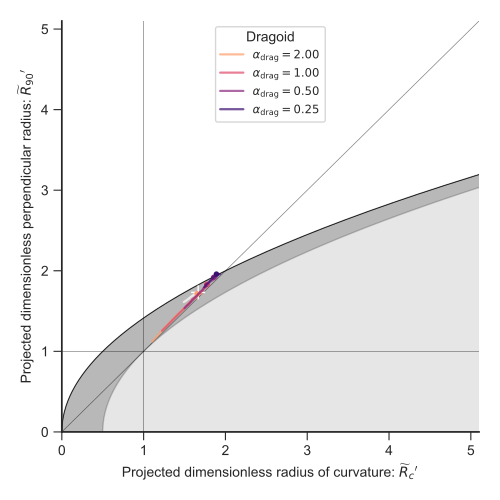

The script that drew this image:
import sys
import numpy as np
from matplotlib import pyplot as plt
import matplotlib.ticker
import seaborn as sns
import bow_projection as bp
import dragoid_shape
import bow_diagnostic

bp.N_NEIGHBORHOOD = 50
bp.DEGREE_POLY_NEIGHBORHOOD = 2
bp.SCALE_NEIGHBORHOOD = 0.2
bp.DEGREE_POLY_NEIGHBORHOOD_90 = 2
bp.SCALE_NEIGHBORHOOD_90 = 0.01

plotfile = sys.argv[0].replace('.py', '.pdf')

sns.set_style('ticks')
fig, ax = plt.subplots(figsize=(5, 5))

Rc_grid = np.linspace(0.0, 10.0, 2000)
R90_T0_grid = np.sqrt(2*Rc_grid)
R90_T1_grid = np.sqrt(2*Rc_grid - 1.0)
R90_T1_grid[~np.isfinite(R90_T1_grid)] = 0.0 

ax.fill_between(Rc_grid, R90_T1_grid, R90_T0_grid, color='k', alpha=0.2)
ax.fill_between(Rc_grid, R90_T0_grid, color='k', alpha=0.1)
ax.plot(Rc_grid, R90_T0_grid, c='k', lw=0.5)
ax.axhline(1.0, lw=0.5, alpha=0.5, color='k', zorder=-1)
ax.axvline(1.0, lw=0.5, alpha=0.5, color='k', zorder=-1)
ax.plot([0.0, 10.0], [0.0, 10.0], lw=0.5, alpha=0.5, color='k', zorder=-1)

# Put a cross at the Wilkinoid coordinates: [5/3, sqrt(3)]
ax.plot([5./3.], [np.sqrt(3.0)], '+', c='w', ms=10, alpha=1.0)
# And plot the projected wilkinoids 
shape = bp.wilkinoid_R_theta
th_inf = bp.theta_infinity(shape)
inc = np.linspace(0.0, th_inf - np.pi/2, 50)
tab = bow_diagnostic.parameter_table(inc, shape)
Rc, R90 = tab['tilde R_c prime'], tab['tilde R_90 prime']
ax.plot(Rc, R90, c='w', label='_nolabel_', lw=1.6, alpha=0.7)


ALPHA_LIST = [0.25, 0.5, 1.0, 2.0]
nalpha = len(ALPHA_LIST)
cols = sns.color_palette('magma', n_colors=nalpha)
for alpha, col in list(zip(ALPHA_LIST, cols))[::-1]:
    shape = dragoid_shape.Dragoid(alpha=alpha)
    th_inf = bp.theta_infinity(shape)
    inc = np.linspace(0.0, th_inf - np.pi/2, 50)
    tab = bow_diagnostic.parameter_table(inc, shape)
    Rc, R90 = tab['tilde R_c prime'], tab['tilde R_90 prime']

    ax.plot(Rc, R90, c=col, label=shape.label, lw=1.6, alpha=0.7)
    # Put a dot at the i=0 case
    ax.plot(Rc[0:1], R90[0:1], '.', label='_nolabel_', c=col, alpha=1.0)


ax.legend(ncol=1, fontsize='small', title='Dragoid', frameon=True)
ax.set(
    yscale='linear',
    xscale='linear',
    xlim=[0.0, 5.1],
    ylim=[0.0, 5.1],
#    ylim=[-3.0, 1.1],
    xlabel=r"Projected dimensionless radius of curvature: $\widetilde{R}_{c}{}'$",
    ylabel=r"Projected dimensionless perpendicular radius: $\widetilde{R}_{90}{}'$",
)        

sns.despine()
fig.tight_layout()
fig.savefig(plotfile)
print(plotfile, end='')
